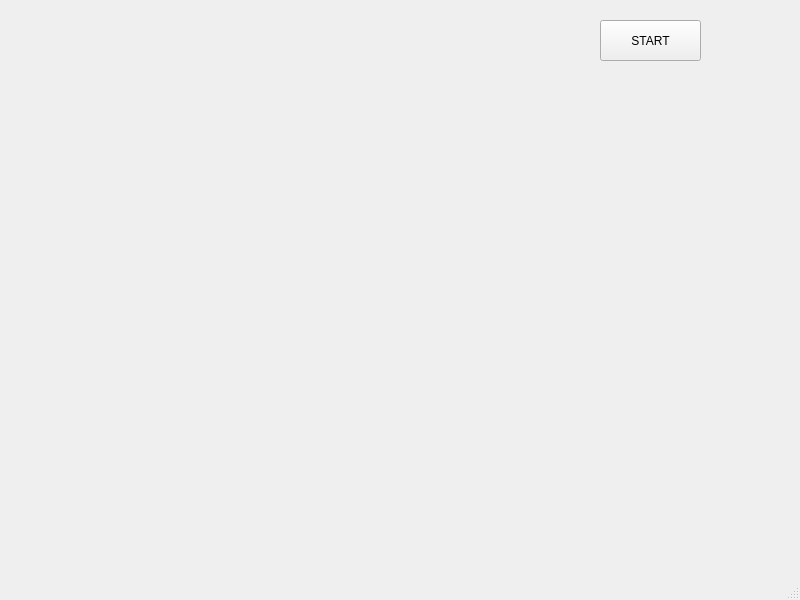
<?xml version="1.0" encoding="UTF-8"?>
<ui version="4.0">
 <class>MainWindow</class>
 <widget class="QMainWindow" name="MainWindow">
  <property name="geometry">
   <rect>
    <x>0</x>
    <y>0</y>
    <width>800</width>
    <height>600</height>
   </rect>
  </property>
  <property name="windowTitle">
   <string>MainWindow</string>
  </property>
  <widget class="QWidget" name="centralwidget">
   <widget class="QPushButton" name="pushButton">
    <property name="geometry">
     <rect>
      <x>600</x>
      <y>20</y>
      <width>101</width>
      <height>41</height>
     </rect>
    </property>
    <property name="cursor">
     <cursorShape>ArrowCursor</cursorShape>
    </property>
    <property name="text">
     <string>START</string>
    </property>
   </widget>
   <widget class="QWidget" name="widget" native="true">
    <property name="geometry">
     <rect>
      <x>80</x>
      <y>10</y>
      <width>511</width>
      <height>451</height>
     </rect>
    </property>
   </widget>
  </widget>
  <widget class="QMenuBar" name="menubar">
   <property name="geometry">
    <rect>
     <x>0</x>
     <y>0</y>
     <width>800</width>
     <height>20</height>
    </rect>
   </property>
  </widget>
  <widget class="QStatusBar" name="statusbar"/>
 </widget>
 <resources/>
 <connections/>
</ui>
